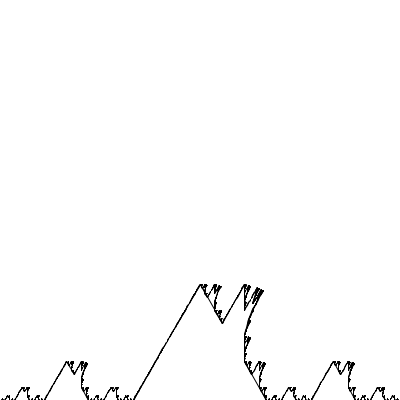
Frame 1 (no input)
Frame 60 (the mouse pressed at the canvas centre just before this capture): identical to frame 1, image omitted
Frame 120 (the mouse held since frame 60 and released just before this capture): identical to frame 1, image omitted

The Processing sketch that drew this single still picture (run headless with seeded random() and noise(); from frame 60 on, the mouse is pressed at the canvas centre):

// Processing sketch: recursion_fractal
// ── recursion_fractal.pde
int i = 0;

void setup() {
  size(400, 400);
  stroke(0);
  mouseX = 10;
}

void draw() {
  background(255);
  drawTri(0, 400, 400, 400);
}

void drawCantor(float x1, float y1, float x2, float y2) {
  float h = mouseX;
  float third = (x2 - x1)/3.0;
  rect(x1, y1, x2-x1, h);
  if (third > 1) {
    drawCantor(x1, y1+h, x1+third, y1+h);
    drawCantor(x1+2*third, y1+h, x2, y1+h);
  }
}


void drawTri(float x1, float y1, float x2, float y2) {/*

             4  
 
 
 1       3        5       2
 
 
 */

  float l = dist(x1, y1, x2, y2);

  if (l > 1.0) {
   
    float x3 = lerp(x1, x2, 0.33333333);
    float y3 = lerp(y1, y2, 0.33333333);
    float x5 = lerp(x1, x2, 0.66666666);
    float y5 = lerp(y1, y2, 0.66666666);

    line(x1, y1, x3, y3);
    line(x5, y5, x2, y2);
    
    float x4 = x3 + cos(-PI/3) * l/3;
    float y4 = y3 + sin(-PI/3) * l/3;

    drawTri(x1, y1, x3, y3); 
    drawTri(x3, y3, x4, y4); 
    drawTri(x4, y4, x5, y5); 
    drawTri(x5, y5, x2, y2);
    
    i++;
  }
}
